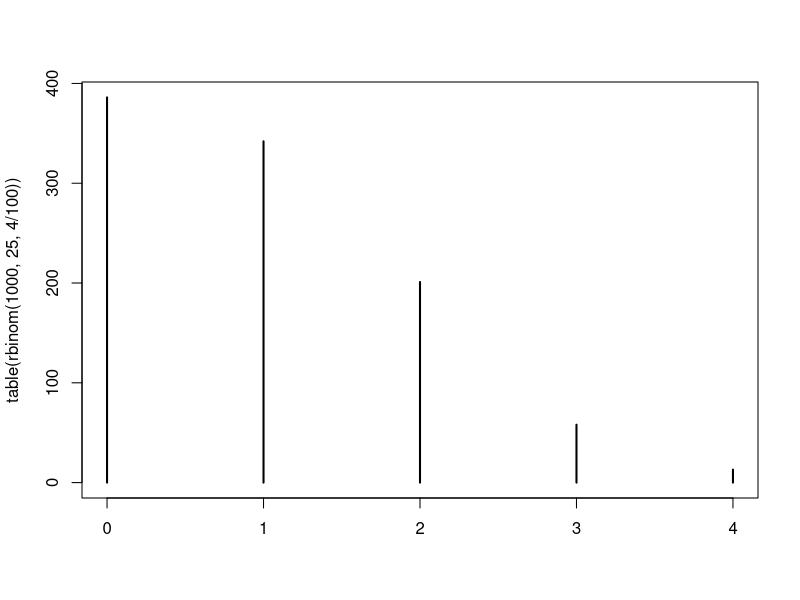
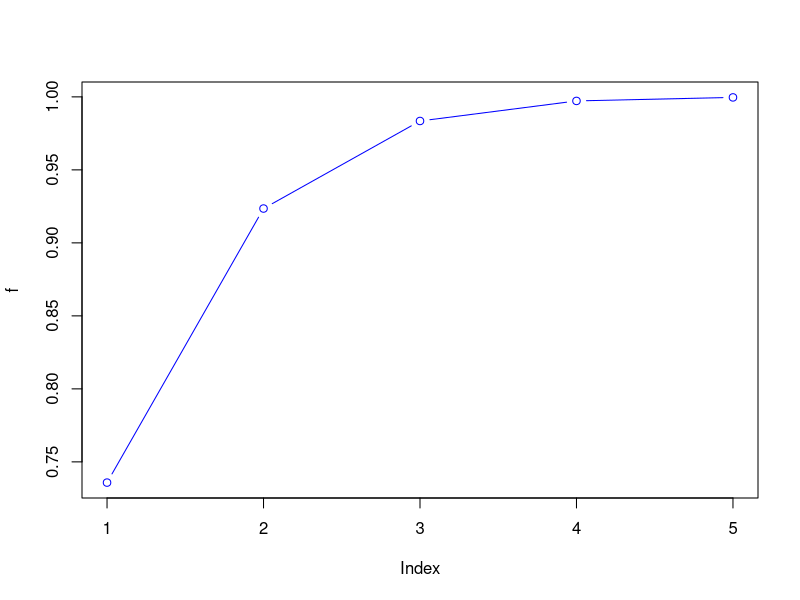
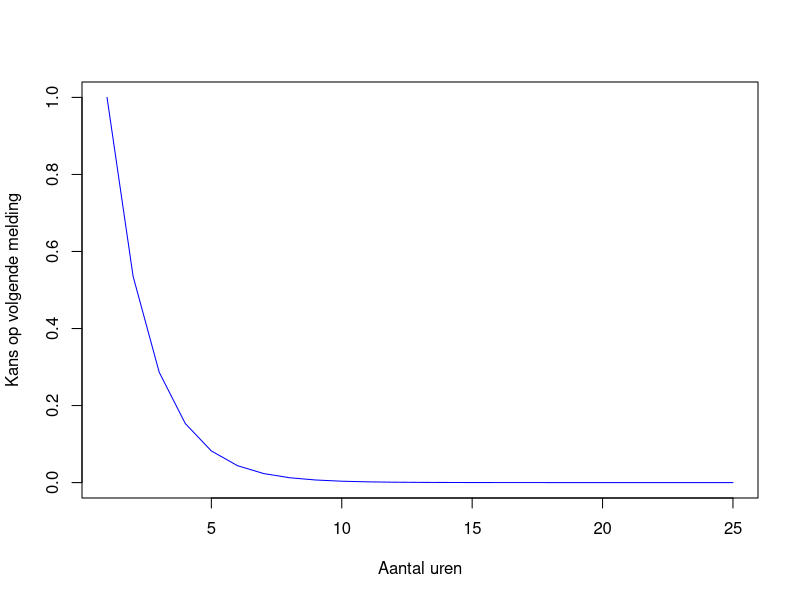

The R script that drew these images, in order:
## ---- chunk 1
dbinom(0, 25, 4/100)

pbinom(5, 25, 4/100) - pbinom(0, 25, 4/100)

plot(table(rbinom(1000, 25, 4/100)))

f = pbinom(1:5, 25, 4/100)

plot( f, type = "b", col ="blue")
## ---- chunk 2
dbinom(0, 100, 14/1000)

1 - pbinom(4, 100, 14/1000)

1 - pbinom(4, 100, 42/100)
## ---- chunk 3
dbinom(0, 23, 4/100)

qbinom(4/100, 23, 50/100, lower.tail = F)

## ---- chunk 4
dpois(0, 8 * 15/24)

pexp(6, 15/24) - pexp(3, 15/24)

plot(pexp(0:24, 15/24, lower.tail = F), type = "l", col="blue", xlab = "Aantal uren", ylab = "Kans op volgende melding")
